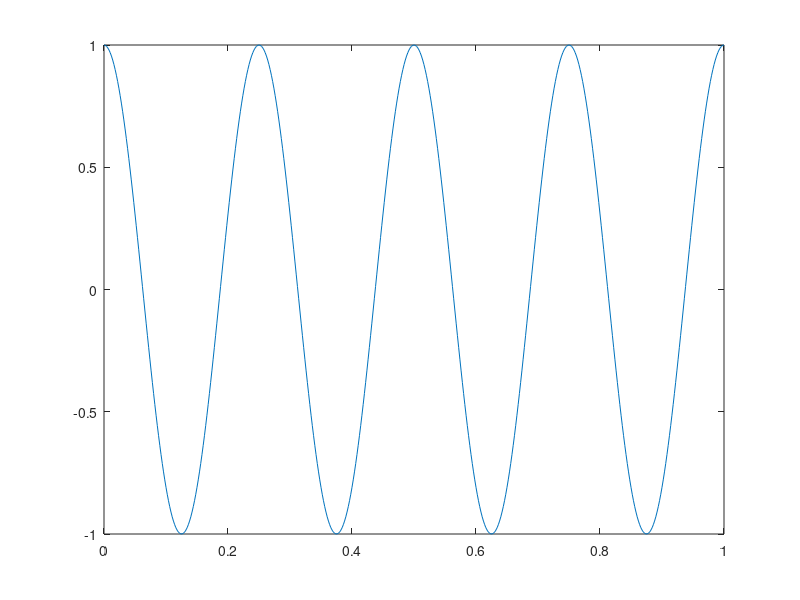

This chart was generated by the following MATLAB code: (Note: this script raises an error after producing the figure.)
close all
clc

A_M = 1;                                    
OMEGA = 4;                      
omega_0 = 10;            
Fd = 500;                                 
t = 0:1/Fd:1;                    
s_M = A_M*cos(OMEGA*2*pi*t);                     

sig_f = figure();
plot(t, s_M);
ylim([-1 1]);

sig_s_f = figure();                         
specplot(s_M, Fd);                    
xlim([0 100])
                  
s_AM = pmmod(s_M, omega_0, Fd, 1.0); 

mod_p_f = figure();
plot(t, s_AM, t, s_M, '--r');                              

mod_p_s_f = figure();                                      
specplot(s_AM, Fd);  
xlim([0 150]);

sdemod = pmdemod(s_AM, omega_0, Fd, 1.0);

demod_p_f = figure();
plot(t, sdemod);                     
ylim([-1 1]);

demod_p_s_f = figure();                                      
specplot(sdemod, Fd);    
xlim([0 100])

s_AM = fmmod(s_M, omega_0, Fd, 6.0); 

mod_f_f = figure();
plot(t, s_AM, t, s_M, '--r');                              

mod_f_s_f = figure();                         
specplot(s_AM, Fd);  
xlim([0 150]);

sdemod = fmdemod(s_AM, omega_0, Fd, 6.0);

demod_f_f = figure();
plot(t, sdemod);                     
ylim([-1.5 1.5]);

demod_f_s_f = figure();
specplot(sdemod, Fd);    
xlim([0 100])


saveas(sig_f,'../fig/signal','png');
saveas(sig_s_f,'../fig/signal_spec','png');
saveas(mod_p_f,'../fig/mod_sig_p','png');
saveas(mod_p_s_f,'../fig/mod_sig_p_spec','png');
saveas(demod_p_f,'../fig/demod_sig_p','png');
saveas(demod_p_s_f,'../fig/demod_sig_p_spec','png');
saveas(mod_f_f,'../fig/mod_sig_f','png');
saveas(mod_f_s_f,'../fig/mod_sig_f_spec','png');
saveas(demod_f_f,'../fig/demod_sig_f','png');
saveas(demod_f_s_f,'../fig/demod_sig_f_spec','png');
